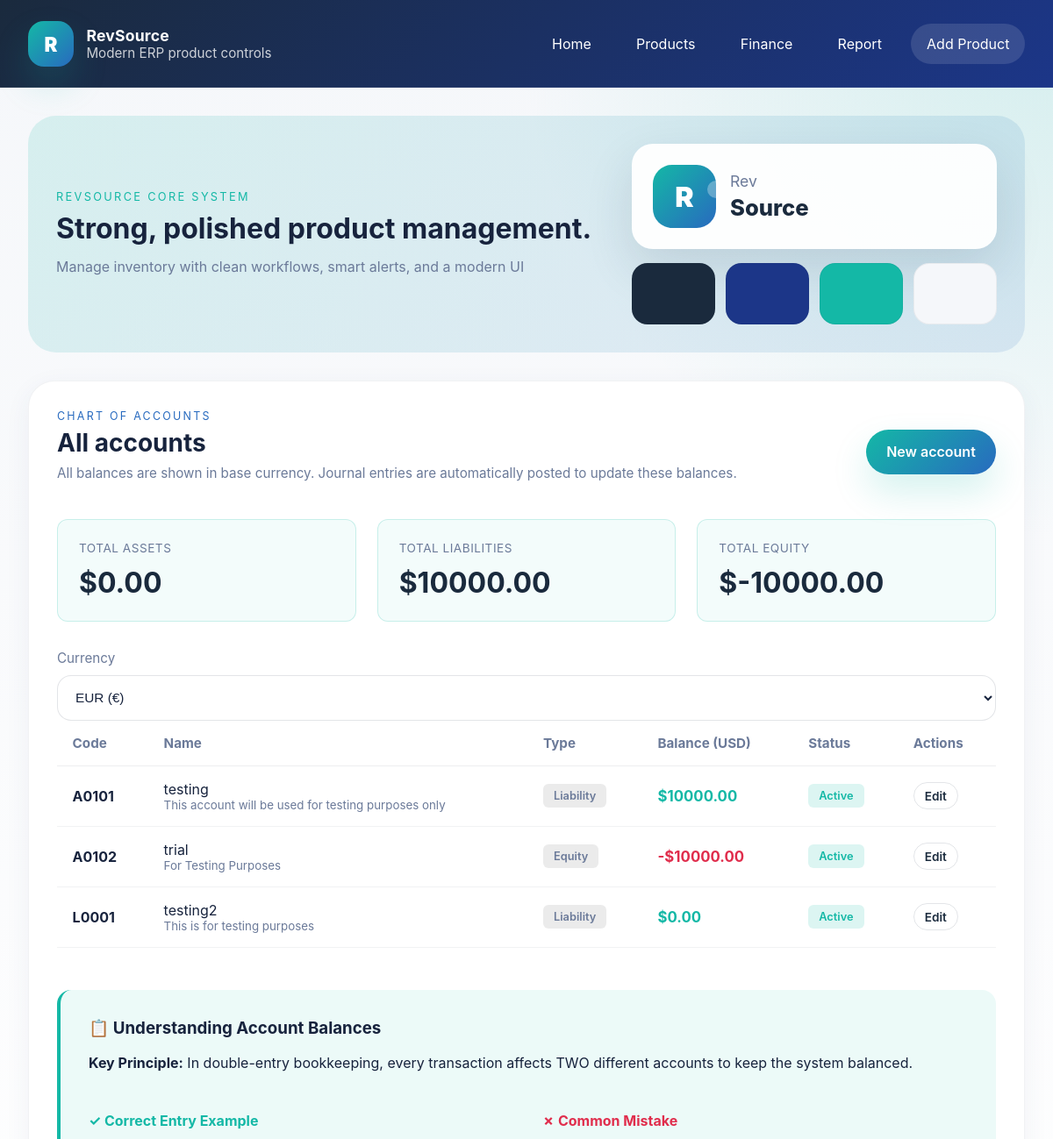
The page /finance/accounts/ (upper part) on the database as committed earlier.
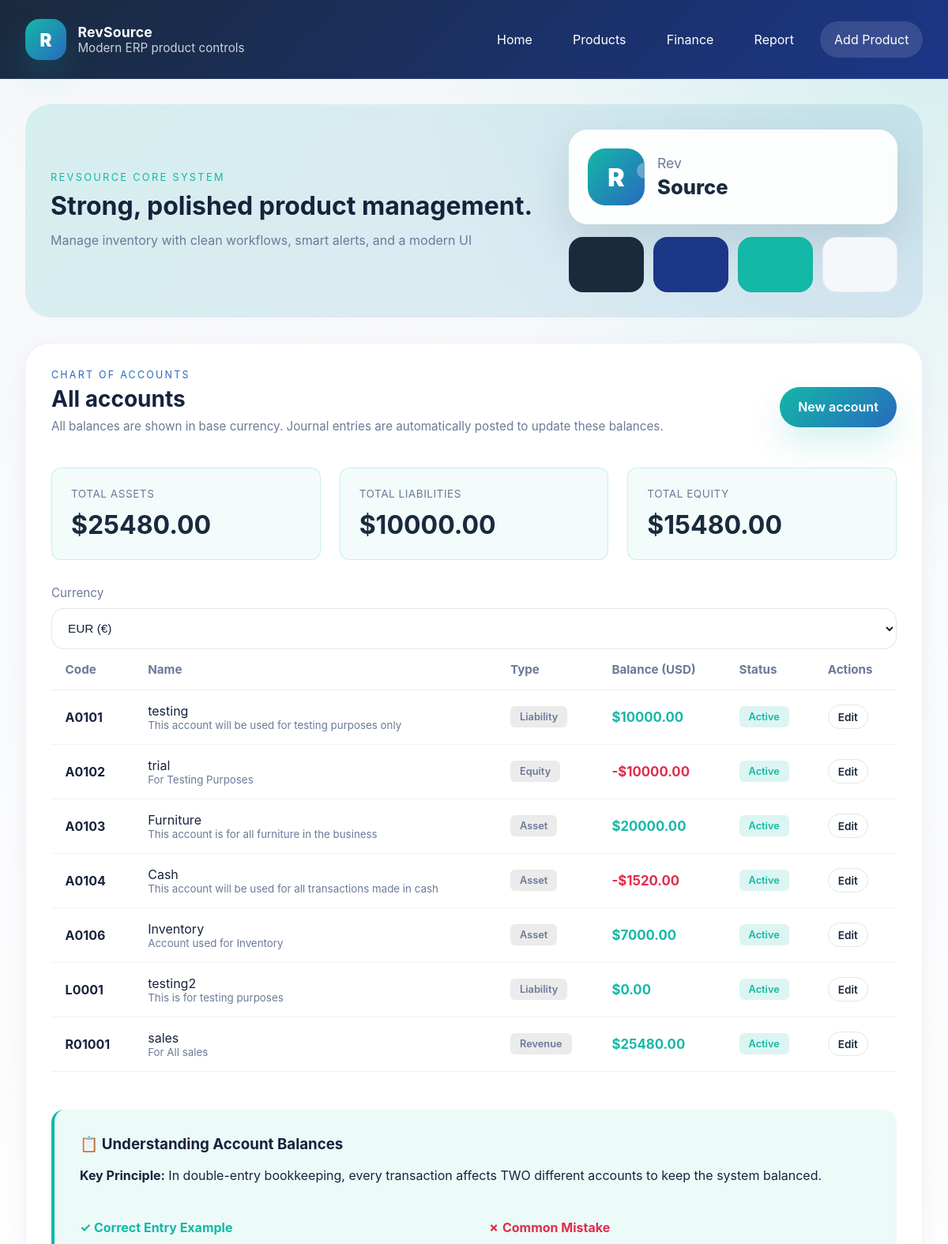
The same page on the database as committed later.
### finance/models.py (models this page shows, shortened)
class Account(models.Model):
    ACCOUNT_TYPES = [
        ('asset', 'Asset'),
        ('liability', 'Liability'),
        ('equity', 'Equity'),
        ('revenue', 'Revenue'),
        ('expense', 'Expense'),
    ]
    code = models.CharField(max_length=20, unique=True, help_text="Account code (e.g., E1000, L2000,X003)")
    name = models.CharField(max_length=255)
    type = models.CharField(max_length=20, choices=ACCOUNT_TYPES)
    description = models.TextField(blank=True)
    balance = models.DecimalField(max_digits=14, decimal_places=2, default=Decimal('0.00'))
    is_active = models.BooleanField(default=True)
    created_at = models.DateTimeField(auto_now_add=True)
    updated_at = models.DateTimeField(auto_now=True)
    class Meta:
        ordering = ['code']

### finance/views.py (the view)
# urls.py: path('accounts/', AccountListView.as_view(), name='account-list'),
class AccountListView(ListView):
    model = Account
    template_name = 'finance/account_list.html'
    context_object_name = 'accounts'
    paginate_by = 25
    def get_queryset(self):
        return Account.objects.order_by('code')
    def get_context_data(self, **kwargs):
        context = super().get_context_data(**kwargs)
        currency_code = self.request.GET.get('currency')
        if currency_code:
            selected_currency = Currency.objects.filter(code=currency_code).first()
        else:
            selected_currency = Currency.objects.filter(is_base=True).first()
        if not selected_currency:
            selected_currency = Currency.objects.filter(is_base=True).first()
        base_currency = Currency.objects.filter(is_base=True).first()
        def convert(amount):
            if not amount:
                return Decimal('0.00')
            if not base_currency or base_currency.exchange_rate == 0:
                return amount
            rate = selected_currency.exchange_rate / base_currency.exchange_rate
            return (amount * rate).quantize(Decimal('0.01'))
        total_assets = Account.objects.filter(type='asset').aggregate(
            total=Sum('balance')
        )['total'] or Decimal('0.00')
        total_liabilities = Account.objects.filter(type='liability').aggregate(
            total=Sum('balance')
        )['total'] or Decimal('0.00')
        total_equity_accounts= Account.objects.filter(type='equity',).aggregate(
            total=Sum('balance')
        )['total'] or Decimal('0.00')
        total_revenue_accounts = Account.objects.filter(type='revenue',).aggregate(
            total=Sum('balance')
        )['total'] or Decimal('0.00')
        total_expense_accounts = Account.objects.filter(type='expense',).aggregate(
            total=Sum('balance')
        )['total'] or Decimal('0.00')
        total_equity = total_equity_accounts + total_revenue_accounts - total_expense_accounts
        context['total_assets'] = convert(total_assets)
        context['total_liabilities'] = convert(total_liabilities)
        context['total_equity'] = convert(total_equity)
        accounts = context['accounts']
        for acc in accounts:
            acc.converted_balance = convert(acc.balance)
        context['accounts'] = accounts
        context['currencies'] = Currency.objects.filter(is_active=True)
        context['selected_currency'] = selected_currency
        context['base_currency'] = base_currency
        context['currency_symbol'] = selected_currency.symbol
        return context

### RevSource_system/context_processors.py (called while the page is built)
def currency_context(request):
    currencies = Currency.objects.filter(is_active=True)
    base_currency = currencies.filter(is_base=True).first()
    return {
        'currencies': currencies,
        'base_currency': base_currency.code if base_currency else 'USD',
    }

### finance/templates/finance/account_list.html (shortened to what the changed rows need)
{% extends 'products/base.html' %}
{% load static %}
{% block content %}
<section class="section-panel">
    <div class="section-header">
        <div>
            <h2>All accounts</h2>
        </div>
    </div>
    <div style="display: grid; grid-template-columns: repeat(3, 1fr); gap: 1.5rem; margin-bottom: 2rem;">
        <div class="stat-card">
            <span class="stat-title">Total assets</span>
            <strong class="stat-value">{{currency_symbol}}{{ total_assets|floatformat:2 }}</strong>
        </div>
        <div class="stat-card">
            <span class="stat-title">Total equity</span>
            <strong class="stat-value">{{currency_symbol}}{{ total_equity|floatformat:2 }}</strong>
        </div>
    </div>
    <div class="table-card">
        <table class="product-table">
            <thead>
                <tr>
                    <th>Code</th>
                    <th>Name</th>
                    <th>Type</th>
                    <th>Balance (USD)</th>
                    <th>Status</th>
                    <th>Actions</th>
                </tr>
            </thead>
            <tbody>
                {% for account in page_obj %}
                <tr>
                    <td><strong>{{ account.code }}</strong></td>
                    <td>
                        <div>{{ account.name }}</div>
                        {% if account.description %}
                        <small style="color: var(--muted); display: block;">{{ account.description }}</small>
                        {% endif %}
                    </td>
                    <td>
                        <span class="badge badge-muted">{{ account.get_type_display }}</span>
                    </td>
                    <td>
                        <strong style="font-size: 1.05rem;">
                            {% if account.converted_balance >= 0 %}
                                <span style="color: var(--teal);" data-amount="{{ account.converted_balance }}" data-currency="{{ selected_currency.code }}">{{ currency_symbol }}{{ account.converted_balance|floatformat:2 }}</span>
                            {% else %}
                                <span style="color: #E02D4C;" data-amount="{{ account.converted_balance }}" data-currency="{{ selected_currency.code }}">-{{ currency_symbol }}{{ account.converted_balance|floatformat:2|slice:"1:" }}</span>
                            {% endif %}
                        </strong>
                    </td>
                    <td>
                        {% if account.is_active %}
                            <span class="badge badge-success">Active</span>
                        {% else %}
                            <span class="badge badge-muted">Inactive</span>
                        {% endif %}
                    </td>
                    <td>
                        <a href="#" class="btn btn-sm btn-outline">Edit</a>
                    </td>
                </tr>
                {% endfor %}
            </tbody>
        </table>
    </div>
</section>
{% endblock %}

Rows that differ between the two databases and show on the page:
added Account: code "A0103", name "Furniture", description "This account is for all furniture in the business", type "Asset", currency_symbol "$", converted_balance "20000.00", is_active "Active"
added Account: code "A0104", name "Cash", description "This account will be used for all transactions made in cash", type "Asset", currency_symbol "$", converted_balance "1520.00", is_active "Active"
added Account: code "A0106", name "Inventory", description "Account used for Inventory", type "Asset", currency_symbol "$", converted_balance "7000.00", is_active "Active"
added Account: code "R01001", name "sales", description "For All sales", type "Revenue", currency_symbol "$", converted_balance "25480.00", is_active "Active"
Other text that changed with them:
{{ total_assets|floatformat:2 }}: "0.00" → "25480.00"
{{ total_equity|floatformat:2 }}: "-10000.00" → "15480.00"
